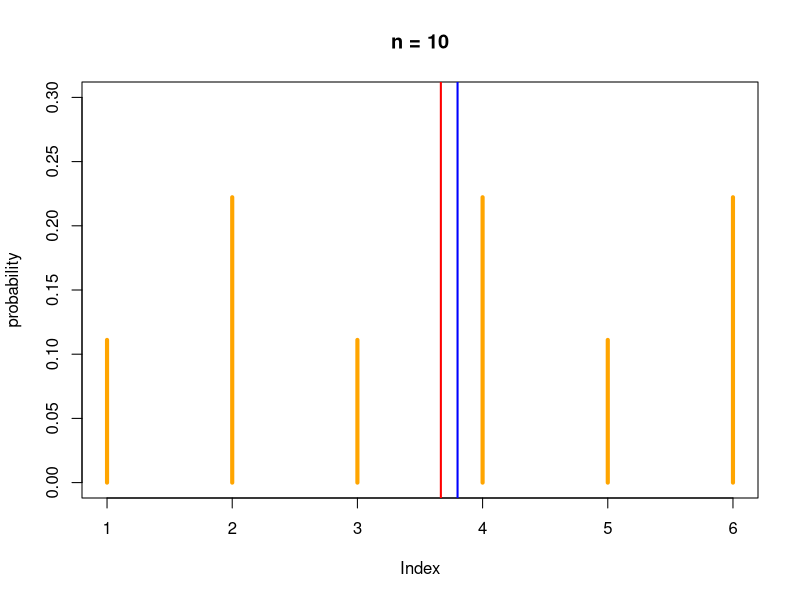
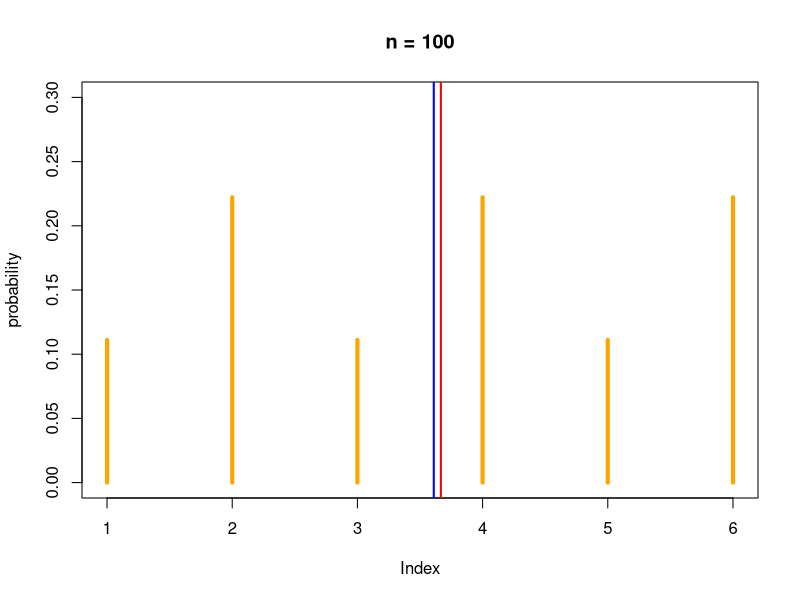
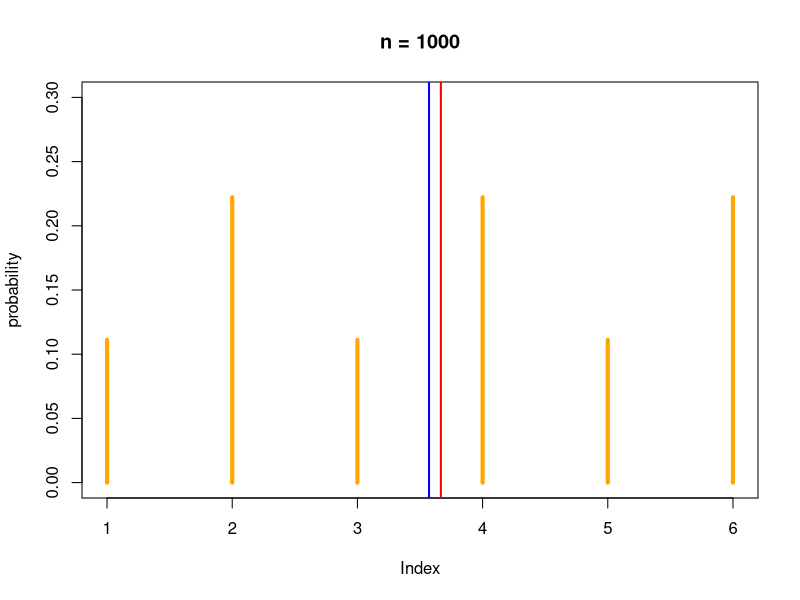
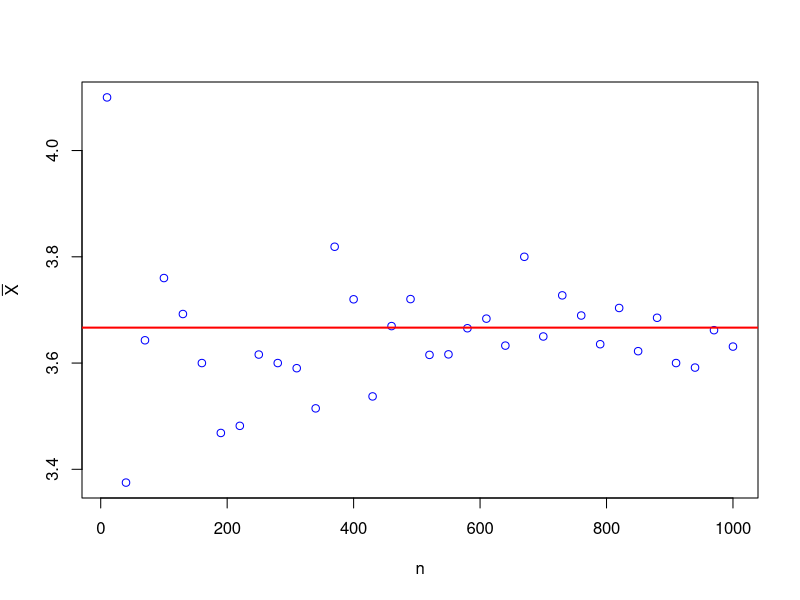
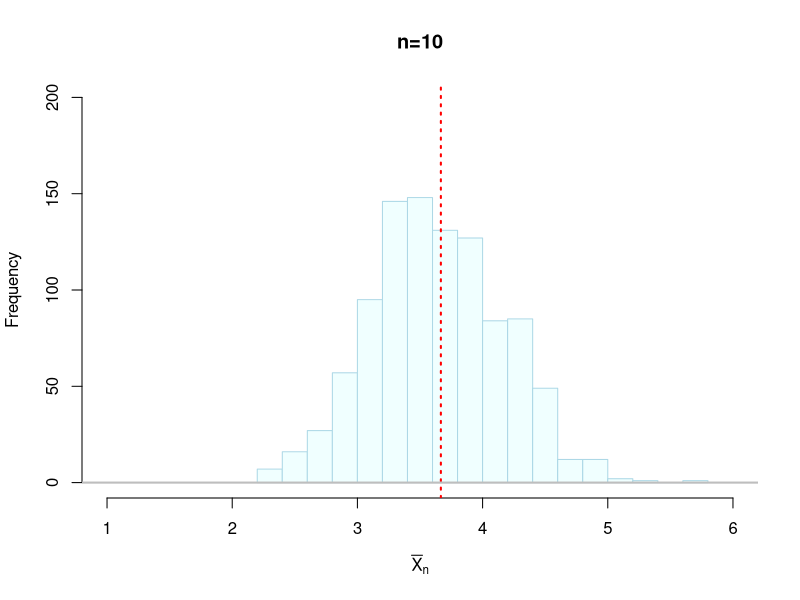
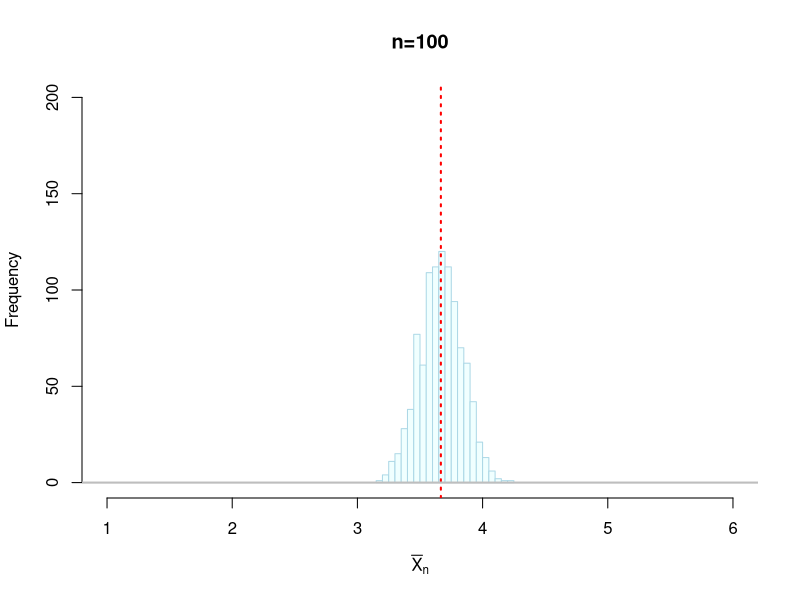
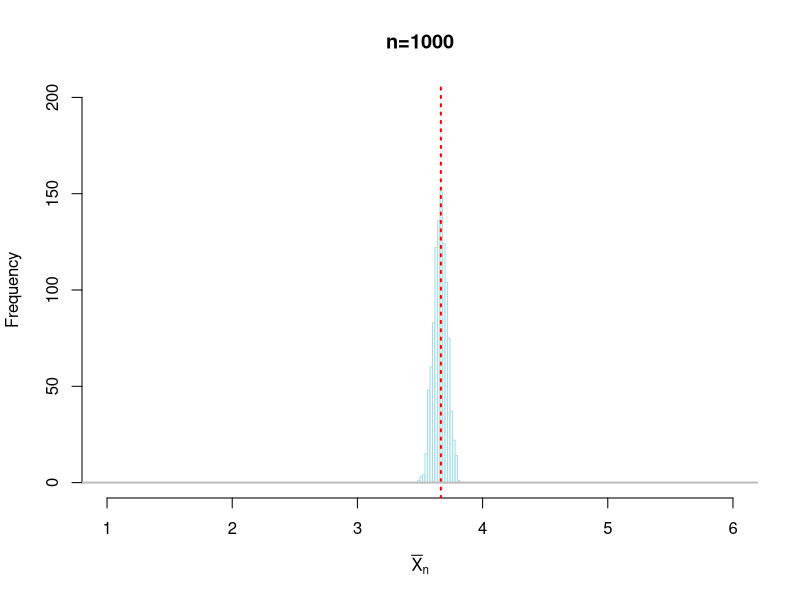
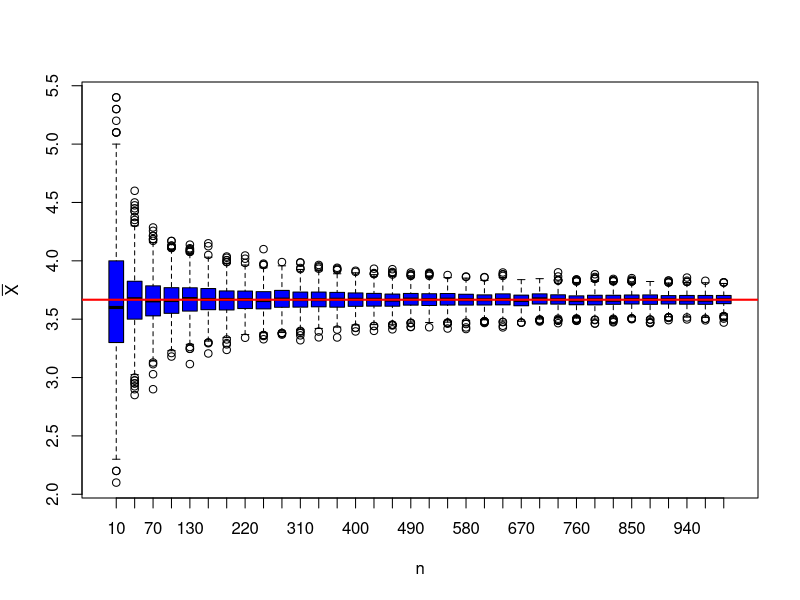

These figures' R source, in order:
### 第07回 練習問題解答例

### 基本事項の確認で用いた例

### 平均と分散の計算
p <- rep(c(1/9,2/9),3) # 確率の値 (1/9 と 2/9 を交互に3回繰り返す)
x <- 1:6 # サイコロの目の値
(mu <- sum(x*p)) # 平均値の計算
(var <- sum((x-mu)^2*p)) # 分散の計算
sqrt(var) # 標準偏差

## 正規化しないで計算する方法もある
w <- rep(1:2,3) # 1,2 の繰り返し
weighted.mean(x,w)
weighted.mean(x^2,w)-weighted.mean(x,w)^2

### 練習問題 大数の法則
set.seed(121212) # 乱数のシード値の指定
## 試行(離散分布の標本平均の計算)を定義する
myMean <- function(n,p){ # 歪んだサイコロの標本平均を計算する関数
  mean(sample(omega, size=n, prob=p, replace=TRUE))}
omega <- 1:6 # サイコロの目 (以下では固定)
## 以下の実験で明示的に変えるものを関数の引数としている
## * n はサイコロを振る回数
## * p は歪み具合
## (n,p ともに omega と同じように関数の外側で定義することもできる)

## 基本の実験 
p <- rep(1:2, 3) # 出現確率の比(奇数1:偶数2)を設定
mu <- weighted.mean(omega, p) # 理論上の平均
## n毎に図を作る場合
for(n in c(10,100,1000)){ # サンプル数を変えて実験
  xbar <- myMean(n,p) # 1回実験を行う
  plot(p/sum(p), type="h", col="orange", lwd=4,
       ylim=c(0,0.3), ylab="probability",
       main=paste("n =",n)) # 各目の確率を表示
  abline(v=mu, col="red", lwd=2) # 真の平均
  abline(v=xbar, col="blue", lwd=2) # 標本平均(1つの観測にもとづく)
}
## 多数のnと標本平均を1つの図で比較する場合
nseq <- seq(10,1000,by=30) # 10から1000まで50おきに調べる
xbars <- sapply(nseq,function(x)myMean(x,p))
plot(nseq, xbars, col="blue", 
     xlab="n", ylab=expression(bar(X))) # 標本平均(1つの観測にもとづく)
abline(h=mu, col="red", lwd=2) # 真の平均

## サンプル数の違いによる標本平均の分布を比較
## n毎に図を作る場合
mc <- 1000 # Monte-Carlo実験の回数
for(n in c(10,100,1000)){ # サンプル数を変えて実験
  xbars <- replicate(mc, myMean(n,p)) # mc回繰り返し
  hist(xbars, breaks=20,
       col="azure", border="lightblue",
       xlim=c(1,6), ylim=c(0,200), # 複数の図を同じ領域で描画
       xlab=expression(bar(X)[n]), # help(expression), help(plotmath) 参照
       main=paste0("n=",n)) 
  abline(v=mu, col="red", lwd=2, lty="dotted")
  abline(h=0, col="grey", lwd=2, lty="solid")
}
## 多数のnと標本平均を1つの図で比較する場合
myData <- data.frame(n=NULL,xbar=NULL) # 空のデータフレームを作成
for(n in nseq){ # サンプル数を変えて実験
  xbars <- replicate(mc, myMean(n,p)) # mc回繰り返し
  myData <- rbind(myData,data.frame(n=rep(n,mc),xbar=xbars))
}
boxplot(xbar ~ n, data=myData, col="blue", 
        xlab="n", ylab=expression(bar(X))) # 標本平均(1つの観測にもとづく)
abline(h=mu, col="red", lwd=2) # 真の平均

## 参考
## 統計的性質を見るための実験
p <- rep(1:2, 3) # 出現確率の比(奇数1:偶数2)
mu <- weighted.mean(omega, p) # 理論上の平均
mc <- 1000 # Monte-Carlo実験の回数
n <- 10 # 標本数
xbars <- replicate(mc, myMean(n,p)) 
hist(xbars, breaks=20,
     col="azure", border="lightblue",
     xlim=c(1,6), ylim=c(0,200), # 描画範囲を指定
     xlab=expression(bar(X)[n]), 
     main=paste0("n=",n)) # 回数をタイトルに表示
abline(v=mu, col="red", lwd=2, lty="dotted") # 理論値
abline(h=0, col="grey", lwd=2, lty="solid")

## 乱数のシードによる違いを比較
n <- 100 # 標本数
for(i in c(12,34,56,78,90)){ # シード値を指定
  set.seed(i)
  xbars <- replicate(mc, myMean(n,p)) # mc回繰り返し
  hist(xbars, breaks=20,
       col="azure", border="lightblue",
       xlim=c(1,6), ylim=c(0,200), 
       xlab=expression(bar(X)[n]), 
       main=paste0("n=",n)) 
  abline(v=mu, col="red", lwd=2, lty="dotted")
  abline(h=0, col="grey", lwd=2, lty="solid")
}

## 出現確率の違いを比較
n <- 100 # 標本数
for(i in 1:5){ # pをランダムに設定して実験
  p <- runif(length(omega)) # 一様乱数で出現確率を設定
  mu <- weighted.mean(omega, p) # 理論上の平均
  xbars <- replicate(mc, myMean(n,p)) # mc回繰り返し
  hist(xbars, breaks=20,
       col="azure", border="lightblue",
       xlim=c(1,6), ylim=c(0,200), 
       xlab=expression(bar(X)[n]), 
       main=paste0("n=",n)) 
  abline(v=mu, col="red", lwd=2, lty="dotted")
  abline(h=0, col="grey", lwd=2, lty="solid")
}

### 練習問題 中心極限定理
set.seed(232323)    # 乱数のシード値の指定
## 試行(離散分布の標本平均の計算)を定義する
myMean <- function(n,p){ # 標本平均を計算する関数
  mean(sample(omega, size=n, prob=p, replace=TRUE))}
omega <- 1:6 # 以下サイコロの場合で実験
mc <- 10000 # Monte-Carlo実験の繰り返し回数(大数の法則より多めに実験する)

## サンプル数の違いによる分布の比較
p <- rep(1:2, 3) # 出現確率の比(奇数1:偶数2) (9で割らなくても大丈夫)
(mu <- weighted.mean(omega, p)) # 理論上の平均
(sigma <- sqrt( # 理論上の標準偏差(分散の平方根)
   weighted.mean(omega^2,p)-mu^2)) 
for(n in c(2,10,100,1000)){ # サンプル数を変えて実験
  xbars <- replicate(mc, myMean(n,p)) # mc回繰り返し
  hist(sqrt(n)*(xbars - mu)/sigma, breaks=30,
       freq=FALSE, # 密度で表示
       xlim=c(-3, 3), ylim=c(0,0.55),  
       col="orange", border="orchid",
       xlab=expression(sqrt(n)*(bar(X)[n]-mu)/sigma),
       main=paste0("n=",n))
  curve(dnorm, add=TRUE, col="red", lwd=2) # 理論曲線
}

## 出現確率の違いによる分布の比較
n <- 100 # 標本数 (いろいろ変えて実験せよ．nが小さいとpの影響が大きい)
for(i in 1:5){ # pをランダムに設定して実験
  p <- runif(length(omega)) # 一様乱数で出現確率を設定
  mu <- weighted.mean(omega, p) # 理論上の平均
  sigma <- sqrt( # 理論上の標準偏差(分散の平方根)
    weighted.mean(omega^2,p)-mu^2)
  xbars <- replicate(mc, myMean(n,p)) 
  hist(sqrt(n)*(xbars - mu)/sigma, breaks=30,
       freq=FALSE, 
       xlim=c(-3, 3), ylim=c(0,0.55),  
       col="orange", border="orchid",
       xlab=expression(sqrt(n)*(bar(X)[n]-mu)/sigma),
       main=paste0("p=",toString(round(p,2))))
  curve(dnorm, add=TRUE, col="red", lwd=2) 
}

### 練習問題 少数の法則
set.seed(343434) # 乱数のシード値の指定

## 基本の実験
n <- 5000    # 1日の総生産量
p <- 0.002   # 不良品の発生確率
N <- 5*50*2  # 観測日数(週5日x50週間x2年操業に対応)
x <- rbinom(N,n,p) # 不良品数
## x <- replicate(N, rbinom(1,n,p)) # これでも同じ
(myData <- table(x)) # 不良品数の度数分布表を作成
## それぞれの不良品数が生じた日数の割合のグラフを作成
if(Sys.info()["sysname"]=="Darwin"){par(family="HiraginoSans-W4")} # 日本語表示
plot(myData/N, type="h", col="royalblue", lwd=6, 
     xlab="不良品数", ylab="発生割合")
lines(min(x):max(x)+0.4, dpois(min(x):max(x),n*p),
      type="h", col="red", lwd=6) # 理論上の割合
legend("topright", inset=1/20, # 右上に配置
       legend=c("観測値", "理論値"), 
       col=c("royalblue", "red"), lwd=4) # 凡例

## nの違いを比較
p <- 0.002
for(n in c(500,1000,5000,10000)){
  x <- rbinom(N,n,p) # 不良品数
  myData <- table(x)/N # 集計
  if(Sys.info()["sysname"]=="Darwin"){par(family="HiraginoSans-W4")} # 日本語表示
  plot(myData, type="h", col="royalblue", lwd=6, 
       xlab="不良品数", ylab="発生割合",
       main=paste("n =",n,"p =",p))
  lines(min(x):max(x)+0.4, dpois(min(x):max(x),n*p),
        type="h", col="red", lwd=6) 
}

## pの違いを比較
n <- 5000
for(p in c(0.001,0.002,0.005,0.01)){
  x <- rbinom(N,n,p) # 不良品数
  myData <- table(x)/N # 集計
  if(Sys.info()["sysname"]=="Darwin"){par(family="HiraginoSans-W4")} # 日本語表示
  plot(myData, type="h", col="royalblue", lwd=6, 
       xlab="不良品数", ylab="発生割合",
       main=paste("n =",n,"p =",p))
  lines(min(x):max(x)+0.4, dpois(min(x):max(x),n*p),
        type="h", col="red", lwd=6) 
}
## n が大きくなるに従い，正規分布の形に近付いていくことが観測できる
## 中心極限定理がここでも成り立っていることがわかる
